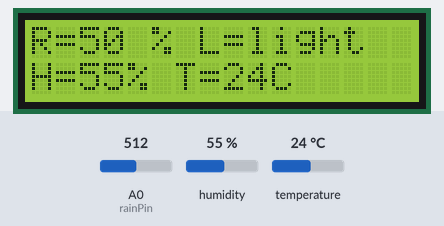
The sketch below on a simulated ESP8266 (NodeMCU). Parts: 16×2 character LCD. The inputs (shaded band) are chosen by the test bench; at power-on: A0 (rainPin) = 512, humidity 55 %, temperature 24 °C. WiFi joins after 1.5 s; servers stay silent unless stated; what the sketch prints to the serial monitor is not drawn.

Above: at 5.5 s.
5.6 s: A0 (rainPin) set to 1023
At 9.1 s:
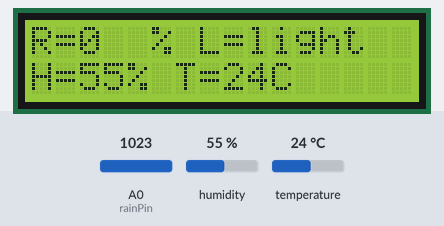
9.4 s: humidity set to 22 %
At 11.4 s:
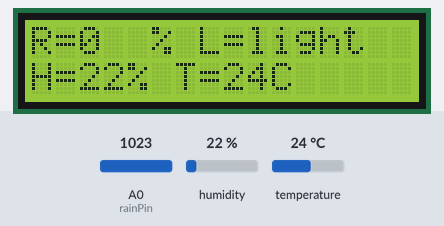
12.5 s: temperature set to 12 °C
At 14.7 s:
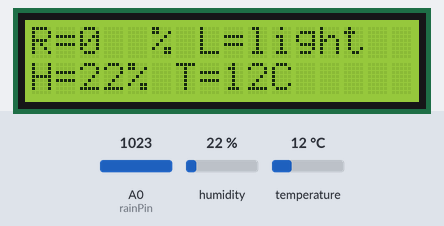
15.6 s: A0 (rainPin) set to 900
At 17.9 s:
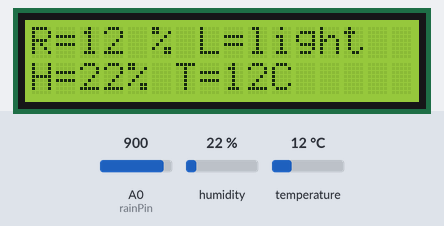
18.6 s: humidity set to 40 %
At 21.2 s:
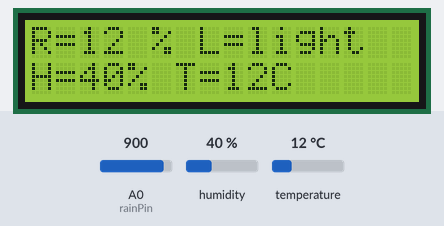
21.7 s: A0 (rainPin) set to 716
At 24.5 s:
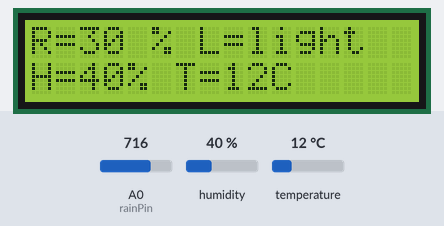
Timing chart, 0 to 25.7 s (numbered marks = the images above; inputs shaded):
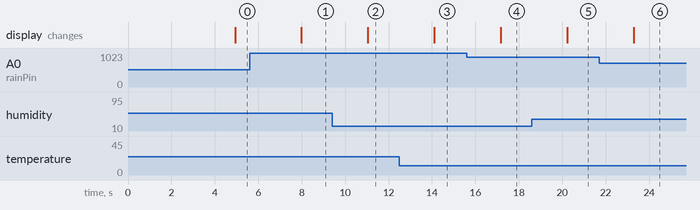

The sketch:

weather_station_final.ino
```cpp
#define BLYNK_PRINT Serial
#include <ESP8266WiFi.h>
#include <BlynkSimpleEsp8266.h>
#include "DHT.h"
#define DHTPIN 4
#define DHTTYPE DHT11
#include <LiquidCrystal_I2C.h>
const int ldrPin =0;
const int rainPin =A0;
DHT dht(DHTPIN, DHTTYPE);
// set the LCD address to 0x27 for a 16 chars and 2 line display
//connect lcd sda to D2 amd scl to D3
LiquidCrystal_I2C lcd(0x27,16,2);

char auth[]= "_MQP3NfLCLkzOfUlN9jst5ioSwwycw31"; // Your Auth token
char ssid[]= "DEUS 03";
char pass[]= "88888888";
BlynkTimer timer;

void sendSensor()
{
  // start working...
  Serial.println("=================================");
  Serial.println("Sample DHT11...");
    delay(2000);
  //code for ldr
int ldrStatus =digitalRead(ldrPin);
Serial.print("LI= ");
Serial.println(ldrStatus);
lcd.setCursor(7,0);
lcd.print("L=");
if(ldrStatus=1)
{Serial.println("lit");
lcd.setCursor(9,0);
lcd.print("light");
}
else{
Serial.println("dark");
lcd.setCursor(10,0);
lcd.print("dark");
}
//code for rainfall
int sensorValue = analogRead(rainPin);
sensorValue=map(sensorValue, 0, 1020, 100, 0);
Serial.println(sensorValue);
  lcd.setCursor(0,0);
  lcd.print("R=   %");
lcd.setCursor(2,0);
lcd.print(sensorValue);
if (sensorValue<10){
Serial.println("no rain");
  }
else{
Serial.println("raining");
  }
  //temp humidity code
  int h = dht.readHumidity();
  // Read temperature as Celsius (the default)
  int t = dht.readTemperature();
  // Read temperature as Fahrenheit (isFahrenheit = true)
  int f = dht.readTemperature(true);

  // Check if any reads failed and exit early (to try again).
  if (isnan(h) || isnan(t) || isnan(f)) {
    Serial.println(F("Failed to read from DHT sensor!"));
    return;
  }

  // Compute heat index in Fahrenheit (the default)
  int hif = dht.computeHeatIndex(f, h);
  // Compute heat index in Celsius (isFahreheit = false)
  int hic = dht.computeHeatIndex(t, h, false);

  Serial.print(F("Humidity: "));
  Serial.print(h);
  lcd.setCursor(0,1);
  lcd.print("H=  %");
  lcd.setCursor(2,1);
  lcd.print(h);
  Serial.print(F("%  Temperature: "));
  Serial.print(t);
  Serial.print(F("°C "));
  Serial.print(f);
  lcd.setCursor(6,1);
  lcd.print("T=  C ");
  lcd.setCursor(8,1);
  lcd.print(t);
  Serial.print(F("°F  Heat index: "));
  Serial.print(hic);
  Serial.print(F("°C "));
  /*lcd.setCursor(12,1);
  lcd.print("HI=  C ");
  lcd.setCursor(15,1);
  lcd.print(hic);*/
  Serial.print(hif);
  Serial.println(F("°F"));

  delay(1000);
  Blynk.virtualWrite(V1, t);
  Blynk.virtualWrite(V2, h);
  Blynk.virtualWrite(V3, sensorValue);
}

void setup()
{
  // Debug console
  Serial.begin(9600);
  Wire.begin(2,0);
    Serial.println(F("DHTxx test!"));
  dht.begin();
  pinMode(ldrPin, INPUT);
lcd.init(); // initialize the lcd
 // Print a message to the LCD.
  lcd.backlight();
  lcd.clear();
  // Sending authentication token to blynk. Getting access to your WiFi with SSID and password
  Blynk.begin(auth, ssid, pass);

  // Setup a function to be called every second
  timer.setInterval(1000L, sendSensor);
}

void loop()
{
  Blynk.run();
  timer.run();
}
```

Measured:
- after the input at 5.6 s, the display: changes after 2.4 s (image 1)
- after the input at 9.4 s, the display: changes after 1.6 s (image 2)
- after the input at 12.5 s, the display: changes after 1.6 s (image 3)
- after the input at 15.6 s, the display: changes after 1.6 s (image 4)
- after the input at 18.6 s, the display: changes after 1.6 s (image 5)
- after the input at 21.7 s, the display: changes after 1.6 s (image 6)
